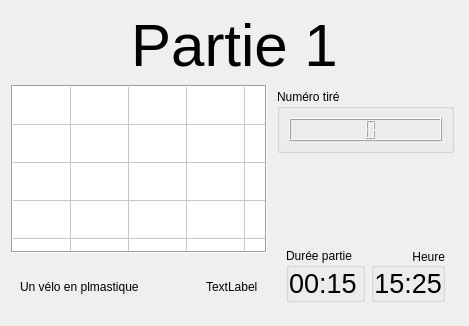
      <widget class="QWidget" name="pageRoundRunning">
       <layout class="QGridLayout" name="gridLayout">
        <item row="1" column="0">
         <widget class="QFrame" name="frameTitle">
          <property name="sizePolicy">
           <sizepolicy hsizetype="Preferred" vsizetype="Preferred">
            <horstretch>1</horstretch>
            <verstretch>1</verstretch>
           </sizepolicy>
          </property>
          <property name="frameShape">
           <enum>QFrame::NoFrame</enum>
          </property>
          <property name="frameShadow">
           <enum>QFrame::Raised</enum>
          </property>
          <layout class="QHBoxLayout" name="horizontalLayout">
           <property name="leftMargin">
            <number>0</number>
           </property>
           <property name="topMargin">
            <number>0</number>
           </property>
           <property name="rightMargin">
            <number>0</number>
           </property>
           <property name="bottomMargin">
            <number>0</number>
           </property>
           <item>
            <spacer name="horizontalSpacer_8">
             <property name="orientation">
              <enum>Qt::Horizontal</enum>
             </property>
             <property name="sizeType">
              <enum>QSizePolicy::Preferred</enum>
             </property>
             <property name="sizeHint" stdset="0">
              <size>
               <width>0</width>
               <height>0</height>
              </size>
             </property>
            </spacer>
           </item>
           <item>
            <widget class="QLabel" name="RR_Title">
             <property name="sizePolicy">
              <sizepolicy hsizetype="Preferred" vsizetype="Preferred">
               <horstretch>1</horstretch>
               <verstretch>0</verstretch>
              </sizepolicy>
             </property>
             <property name="font">
              <font>
               <pointsize>45</pointsize>
              </font>
             </property>
             <property name="text">
              <string>Partie 1</string>
             </property>
             <property name="scaledContents">
              <bool>true</bool>
             </property>
             <property name="alignment">
              <set>Qt::AlignCenter</set>
             </property>
             <property name="wordWrap">
              <bool>true</bool>
             </property>
             <property name="textInteractionFlags">
              <set>Qt::NoTextInteraction</set>
             </property>
            </widget>
           </item>
           <item>
            <spacer name="horizontalSpacer_9">
             <property name="orientation">
              <enum>Qt::Horizontal</enum>
             </property>
             <property name="sizeType">
              <enum>QSizePolicy::MinimumExpanding</enum>
             </property>
             <property name="sizeHint" stdset="0">
              <size>
               <width>0</width>
               <height>0</height>
              </size>
             </property>
            </spacer>
           </item>
          </layout>
         </widget>
        </item>
        <item row="2" column="0">
         <widget class="QFrame" name="frame_6">
          <property name="sizePolicy">
           <sizepolicy hsizetype="Preferred" vsizetype="Preferred">
            <horstretch>1</horstretch>
            <verstretch>5</verstretch>
           </sizepolicy>
          </property>
          <property name="frameShape">
           <enum>QFrame::NoFrame</enum>
          </property>
          <property name="frameShadow">
           <enum>QFrame::Raised</enum>
          </property>
          <layout class="QHBoxLayout" name="horizontalLayout_2">
           <property name="leftMargin">
            <number>0</number>
           </property>
           <property name="topMargin">
            <number>0</number>
           </property>
           <property name="rightMargin">
            <number>0</number>
           </property>
           <property name="bottomMargin">
            <number>0</number>
           </property>
           <item>
            <widget class="QFrame" name="frame_7">
             <property name="sizePolicy">
              <sizepolicy hsizetype="Preferred" vsizetype="Preferred">
               <horstretch>10</horstretch>
               <verstretch>0</verstretch>
              </sizepolicy>
             </property>
             <property name="frameShape">
              <enum>QFrame::NoFrame</enum>
             </property>
             <property name="frameShadow">
              <enum>QFrame::Raised</enum>
             </property>
             <layout class="QVBoxLayout" name="verticalLayout_3">
              <property name="leftMargin">
               <number>0</number>
              </property>
              <property name="topMargin">
               <number>0</number>
              </property>
              <property name="rightMargin">
               <number>0</number>
              </property>
              <property name="bottomMargin">
               <number>0</number>
              </property>
              <item>
               <widget class="QTableWidget" name="RR_NumberGrid">
                <property name="sizePolicy">
                 <sizepolicy hsizetype="Expanding" vsizetype="Expanding">
                  <horstretch>1</horstretch>
                  <verstretch>3</verstretch>
                 </sizepolicy>
                </property>
                <property name="font">
                 <font>
                  <bold>true</bold>
                 </font>
                </property>
                <property name="frameShape">
                 <enum>QFrame::Box</enum>
                </property>
                <property name="verticalScrollBarPolicy">
                 <enum>Qt::ScrollBarAlwaysOff</enum>
                </property>
                <property name="horizontalScrollBarPolicy">
                 <enum>Qt::ScrollBarAlwaysOff</enum>
                </property>
                <property name="sizeAdjustPolicy">
                 <enum>QAbstractScrollArea::AdjustIgnored</enum>
                </property>
                <property name="autoScroll">
                 <bool>false</bool>
                </property>
                <property name="tabKeyNavigation">
                 <bool>false</bool>
                </property>
                <property name="showDropIndicator" stdset="0">
                 <bool>false</bool>
                </property>
                <property name="dragDropOverwriteMode">
                 <bool>false</bool>
                </property>
                <property name="selectionMode">
                 <enum>QAbstractItemView::NoSelection</enum>
                </property>
                <property name="showGrid">
                 <bool>true</bool>
                </property>
                <property name="wordWrap">
                 <bool>false</bool>
                </property>
                <property name="cornerButtonEnabled">
                 <bool>false</bool>
                </property>
                <property name="rowCount">
                 <number>9</number>
                </property>
                <property name="columnCount">
                 <number>10</number>
                </property>
                <attribute name="horizontalHeaderVisible">
                 <bool>false</bool>
                </attribute>
                <attribute name="horizontalHeaderMinimumSectionSize">
                 <number>0</number>
                </attribute>
                <attribute name="horizontalHeaderDefaultSectionSize">
                 <number>58</number>
                </attribute>
                <attribute name="horizontalHeaderHighlightSections">
                 <bool>false</bool>
                </attribute>
                <attribute name="horizontalHeaderStretchLastSection">
                 <bool>true</bool>
                </attribute>
                <attribute name="verticalHeaderVisible">
                 <bool>false</bool>
                </attribute>
                <attribute name="verticalHeaderMinimumSectionSize">
                 <number>0</number>
                </attribute>
                <attribute name="verticalHeaderDefaultSectionSize">
                 <number>38</number>
                </attribute>
                <attribute name="verticalHeaderHighlightSections">
                 <bool>false</bool>
                </attribute>
                <attribute name="verticalHeaderStretchLastSection">
                 <bool>true</bool>
                </attribute>
                <row/>
                <row/>
                <row/>
                <row/>
                <row/>
                <row/>
                <row/>
                <row/>
                <row/>
                <column/>
                <column/>
                <column/>
                <column/>
                <column/>
                <column/>
                <column/>
                <column/>
                <column/>
                <column/>
               </widget>
              </item>
              <item>
               <widget class="QFrame" name="frame_2">
                <property name="sizePolicy">
                 <sizepolicy hsizetype="Preferred" vsizetype="Preferred">
                  <horstretch>0</horstretch>
                  <verstretch>1</verstretch>
                 </sizepolicy>
                </property>
                <property name="frameShape">
                 <enum>QFrame::NoFrame</enum>
                </property>
                <property name="frameShadow">
                 <enum>QFrame::Raised</enum>
                </property>
                <layout class="QGridLayout" name="gridLayout_4">
                 <item row="0" column="0">
                  <widget class="QLabel" name="RR_SubRoundPrice">
                   <property name="sizePolicy">
                    <sizepolicy hsizetype="Preferred" vsizetype="Preferred">
                     <horstretch>4</horstretch>
                     <verstretch>1</verstretch>
                    </sizepolicy>
                   </property>
                   <property name="text">
                    <string>Un vélo en plmastique</string>
                   </property>
                   <property name="scaledContents">
                    <bool>true</bool>
                   </property>
                  </widget>
                 </item>
                 <item row="0" column="1">
                  <widget class="QLabel" name="RR_SubRoundValue">
                   <property name="sizePolicy">
                    <sizepolicy hsizetype="Preferred" vsizetype="Preferred">
                     <horstretch>1</horstretch>
                     <verstretch>1</verstretch>
                    </sizepolicy>
                   </property>
                   <property name="text">
                    <string>TextLabel</string>
                   </property>
                  </widget>
                 </item>
                </layout>
               </widget>
              </item>
             </layout>
            </widget>
           </item>
           <item>
            <widget class="QFrame" name="frame_3">
             <property name="sizePolicy">
              <sizepolicy hsizetype="Preferred" vsizetype="Preferred">
               <horstretch>0</horstretch>
               <verstretch>0</verstretch>
              </sizepolicy>
             </property>
             <property name="frameShape">
              <enum>QFrame::NoFrame</enum>
             </property>
             <property name="frameShadow">
              <enum>QFrame::Raised</enum>
             </property>
             <layout class="QVBoxLayout" name="verticalLayout_2">
              <property name="leftMargin">
               <number>4</number>
              </property>
              <property name="topMargin">
               <number>4</number>
              </property>
              <property name="rightMargin">
               <number>4</number>
              </property>
              <property name="bottomMargin">
               <number>4</number>
              </property>
              <item>
               <widget class="QGroupBox" name="groupBox_11">
                <property name="sizePolicy">
                 <sizepolicy hsizetype="Preferred" vsizetype="Preferred">
                  <horstretch>0</horstretch>
                  <verstretch>3</verstretch>
                 </sizepolicy>
                </property>
                <property name="title">
                 <string>Numéro tiré</string>
                </property>
                <layout class="QGridLayout" name="gridLayout_12">
                 <item row="0" column="0">
                  <widget class="QLCDNumber" name="RR_CurrentDraw">
                   <property name="digitCount">
                    <number>2</number>
                   </property>
                  </widget>
                 </item>
                </layout>
               </widget>
              </item>
              <item>
               <widget class="QLabel" name="RR_Logo">
                <property name="sizePolicy">
                 <sizepolicy hsizetype="Minimum" vsizetype="Minimum">
                  <horstretch>1</horstretch>
                  <verstretch>1</verstretch>
                 </sizepolicy>
                </property>
                <property name="text">
                 <string>&lt;logo&gt;</string>
                </property>
                <property name="alignment">
                 <set>Qt::AlignCenter</set>
                </property>
               </widget>
              </item>
              <item>
               <spacer name="verticalSpacer">
                <property name="orientation">
                 <enum>Qt::Vertical</enum>
                </property>
                <property name="sizeType">
                 <enum>QSizePolicy::Preferred</enum>
                </property>
                <property name="sizeHint" stdset="0">
                 <size>
                  <width>0</width>
                  <height>60</height>
                 </size>
                </property>
               </spacer>
              </item>
              <item>
               <widget class="QFrame" name="frame_4">
                <property name="frameShape">
                 <enum>QFrame::NoFrame</enum>
                </property>
                <property name="frameShadow">
                 <enum>QFrame::Raised</enum>
                </property>
                <layout class="QGridLayout" name="gridLayout_6">
                 <item row="0" column="0">
                  <widget class="QGroupBox" name="groupBox">
                   <property name="font">
                    <font>
                     <pointsize>9</pointsize>
                     <kerning>false</kerning>
                    </font>
                   </property>
                   <property name="title">
                    <string>Durée partie</string>
                   </property>
                   <property name="flat">
                    <bool>true</bool>
                   </property>
                   <property name="checkable">
                    <bool>false</bool>
                   </property>
                   <layout class="QGridLayout" name="gridLayout_7">
                    <property name="leftMargin">
                     <number>0</number>
                    </property>
                    <property name="topMargin">
                     <number>0</number>
                    </property>
                    <property name="rightMargin">
                     <number>0</number>
                    </property>
                    <property name="bottomMargin">
                     <number>0</number>
                    </property>
                    <item row="0" column="0">
                     <widget class="QLabel" name="RR_Duration">
                      <property name="font">
                       <font>
                        <pointsize>20</pointsize>
                        <kerning>false</kerning>
                       </font>
                      </property>
                      <property name="text">
                       <string>00:15</string>
                      </property>
                     </widget>
                    </item>
                   </layout>
                  </widget>
                 </item>
                 <item row="0" column="1">
                  <widget class="QGroupBox" name="groupBox_2">
                   <property name="font">
                    <font>
                     <pointsize>9</pointsize>
                     <kerning>false</kerning>
                    </font>
                   </property>
                   <property name="title">
                    <string>Heure</string>
                   </property>
                   <property name="alignment">
                    <set>Qt::AlignRight|Qt::AlignTrailing|Qt::AlignVCenter</set>
                   </property>
                   <property name="flat">
                    <bool>true</bool>
                   </property>
                   <layout class="QGridLayout" name="gridLayout_8">
                    <property name="leftMargin">
                     <number>0</number>
                    </property>
                    <property name="topMargin">
                     <number>0</number>
                    </property>
                    <property name="rightMargin">
                     <number>0</number>
                    </property>
                    <property name="bottomMargin">
                     <number>0</number>
                    </property>
                    <item row="0" column="0">
                     <widget class="QLabel" name="RR_Clock">
                      <property name="font">
                       <font>
                        <pointsize>20</pointsize>
                        <kerning>false</kerning>
                       </font>
                      </property>
                      <property name="text">
                       <string>15:25</string>
                      </property>
                      <property name="alignment">
                       <set>Qt::AlignRight|Qt::AlignTrailing|Qt::AlignVCenter</set>
                      </property>
                     </widget>
                    </item>
                   </layout>
                  </widget>
                 </item>
                </layout>
               </widget>
              </item>
             </layout>
            </widget>
           </item>
          </layout>
         </widget>
        </item>
       </layout>
      </widget>
